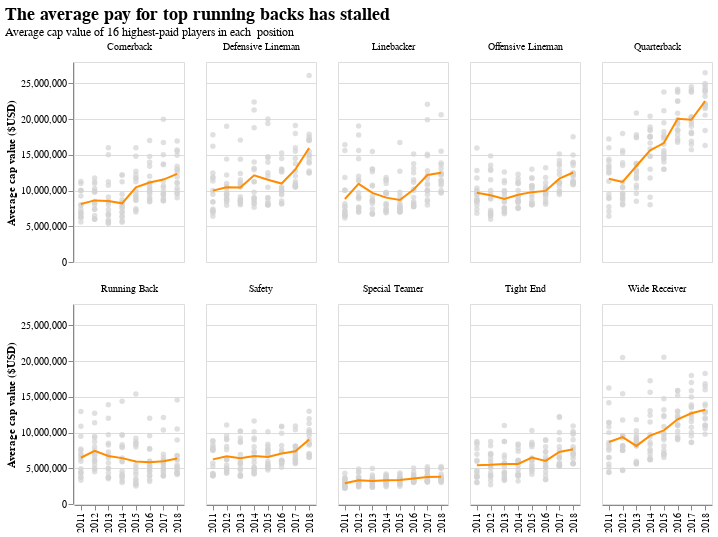

The notebook cell this image was saved under:
### Markdown cell above
### Visualise the data

### Code cell
_ch = alt.Chart(
            lazy_query.collect().to_pandas()
).properties(
    width=110,
    height=200
)
_line = _ch.mark_line(
    color='darkorange'
).encode(
    x=alt.X('year:N', title=''),
    y=alt.Y('mean(salary)', title='Average cap value ($USD)'),
)
_scatter = _ch.mark_circle(color='lightgrey').encode(
    x='year:N',
    y='salary'
)
alt.layer(_scatter, _line).facet(
    facet=alt.Facet('position', title=''),
    columns=5,
    title=alt.TitleParams(
        'The average pay for top running backs has stalled',
        subtitle=('Average cap value of 16 highest-paid players in each '
                  + ' position'),
        fontSize=18
    )
)

### Figure 1 — Vega-Lite specification as saved in the notebook (floating-point values rounded to 4 significant figures; data arrays with more than 128 entries replaced by an {"elided": "..."} marker saying what was removed)
{"config": {"view": {"continuousWidth": 400, "continuousHeight": 300}}, "data": {"name": "data-e47de5d9702719d142f16cd0de295cf2"}, "facet": {"field": "position", "title": "", "type": "nominal"}, "spec": {"layer": [{"mark": {"type": "circle", "color": "lightgrey"}, "encoding": {"x": {"field": "year", "type": "nominal"}, "y": {"field": "salary", "type": "quantitative"}}, "height": 200, "width": 110}, {"mark": {"type": "line", "color": "darkorange"}, "encoding": {"x": {"field": "year", "title": "", "type": "nominal"}, "y": {"aggregate": "mean", "field": "salary", "title": "Average cap value ($USD)", "type": "quantitative"}}, "height": 200, "width": 110}]}, "columns": 5, "title": {"text": "The average pay for top running backs has stalled", "fontSize": 18, "subtitle": "Average cap value of 16 highest-paid players in each  position"}, "$schema": "https://vega.github.io/schema/vega-lite/v4.17.0.json", "datasets": {"data-e47de5d9702719d142f16cd0de295cf2": {"elided": "1280 records"}}}
